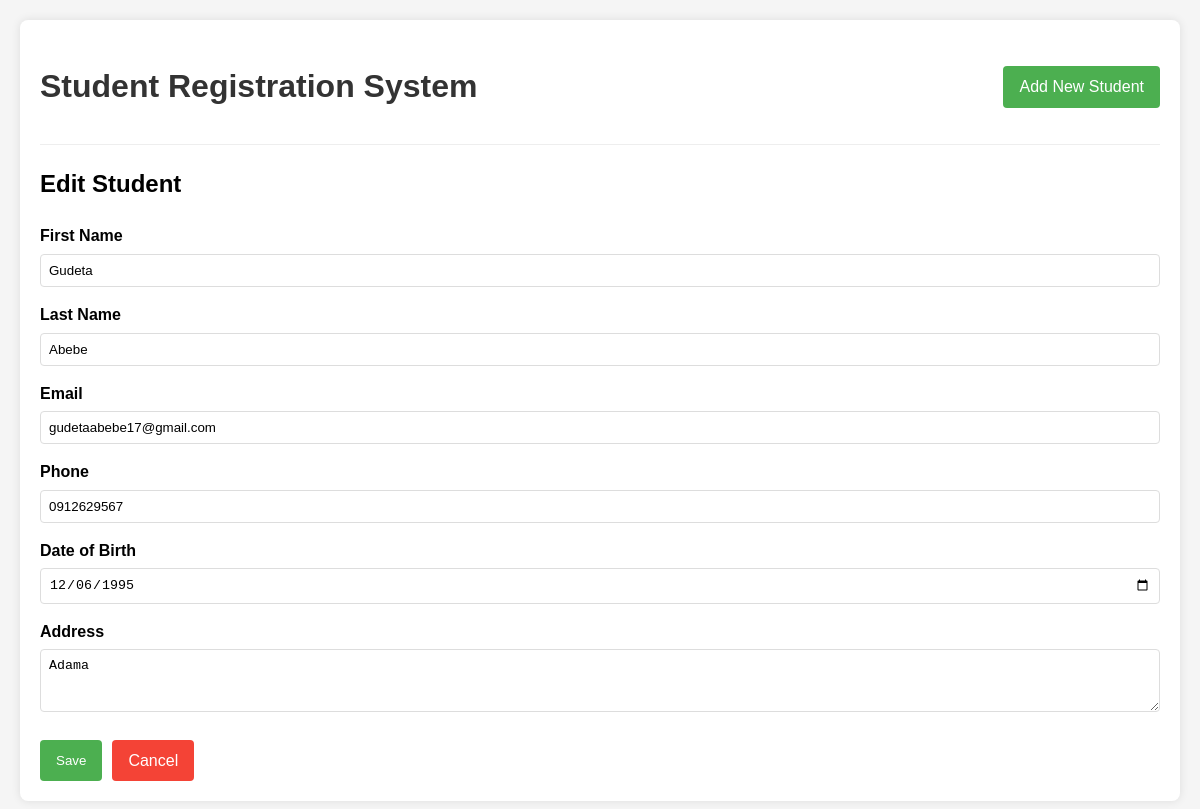
Page /students/update/3/ on the committed database.
### students/models.py (models this page shows, shortened)
class Student(models.Model):
    first_name = models.CharField(max_length=100)
    last_name = models.CharField(max_length=100)
    email = models.EmailField(max_length=254, unique=True)
    phone = models.CharField(max_length=10, blank=True, null=True)
    date_of_birth = models.DateField(blank=True, null=True)
    address = models.TextField(blank=True, null=True)
    created_at = models.DateTimeField(auto_now_add=True)
    updated_at = models.DateTimeField(auto_now=True)

### students/views.py (the view)
# urls.py: path('update/<int:pk>/', views.student_update, name='student_update'),
def student_update(request, pk):
    student = Student.objects.get(pk=pk)
    if request.method == 'POST':
        form = StudentForm(request.POST, instance=student)
        if form.is_valid():
            form.save()
            return redirect('students:student_list')
    else:
        form = StudentForm(instance=student)
    return render(request, 'students/student_form.html', {'form': form})

### students/forms.py
class StudentForm(forms.ModelForm):
    class Meta:
        model = Student
        fields = ['first_name', 'last_name', 'email', 'phone', 'date_of_birth', 'address']
        widgets = {
            'date_of_birth': forms.DateInput(attrs={'type': 'date'}),
            'address': forms.Textarea(attrs={'rows': 3}),
        }

### templates/students/student_form.html (shortened to what this page needs)
{% extends 'base.html' %}
{% block content %}
    <h2>{% if form.instance.pk %}Edit Student{% else %}Add New Student{% endif %}</h2>
    <form method="post">
        <div class="form-group">
            <label for="{{ form.first_name.id_for_label }}">First Name</label>
            {{ form.first_name }}
        </div>
        <div class="form-group">
            <label for="{{ form.last_name.id_for_label }}">Last Name</label>
            {{ form.last_name }}
        </div>
        <div class="form-group">
            <label for="{{ form.email.id_for_label }}">Email</label>
            {{ form.email }}
        </div>
        <div class="form-group">
            <label for="{{ form.phone.id_for_label }}">Phone</label>
            {{ form.phone }}
        </div>
        <div class="form-group">
            <label for="{{ form.date_of_birth.id_for_label }}">Date of Birth</label>
            {{ form.date_of_birth }}
        </div>
        <div class="form-group">
            <label for="{{ form.address.id_for_label }}">Address</label>
            {{ form.address }}
        </div>
        <div class="actions">
            <button type="submit" class="btn">Save</button>
            <a href="{% url 'students:student_list' %}" class="btn btn-danger">Cancel</a>
        </div>
    </form>
{% endblock %}

### templates/base.html (style rules this page uses)
body { font-family: Arial, sans-serif; line-height: 1.6; margin: 0; padding: 20px; background-color: #f5f5f5; }
.btn { display: inline-block; padding: 8px 16px; background: #4CAF50; color: white; text-decoration: none; border-radius: 4px; border: none; cursor: pointer; }
.btn-danger { background: #f44336; }
.form-group { margin-bottom: 15px; }
.form-group label { display: block; margin-bottom: 5px; font-weight: bold; }
.form-group input, .form-group textarea, .form-group select { width: 100%; padding: 8px; border: 1px solid #ddd; border-radius: 4px; box-sizing: border-box; }
.form-group textarea { resize: vertical; }
.actions { margin-top: 20px; display: flex; gap: 10px; }

### rows in the picture
Student: first_name "Gudeta", last_name "Abebe", email "gudetaabebe17@gmail.com", phone "0912629567", date_of_birth "12/06/1995", address "Adama"
